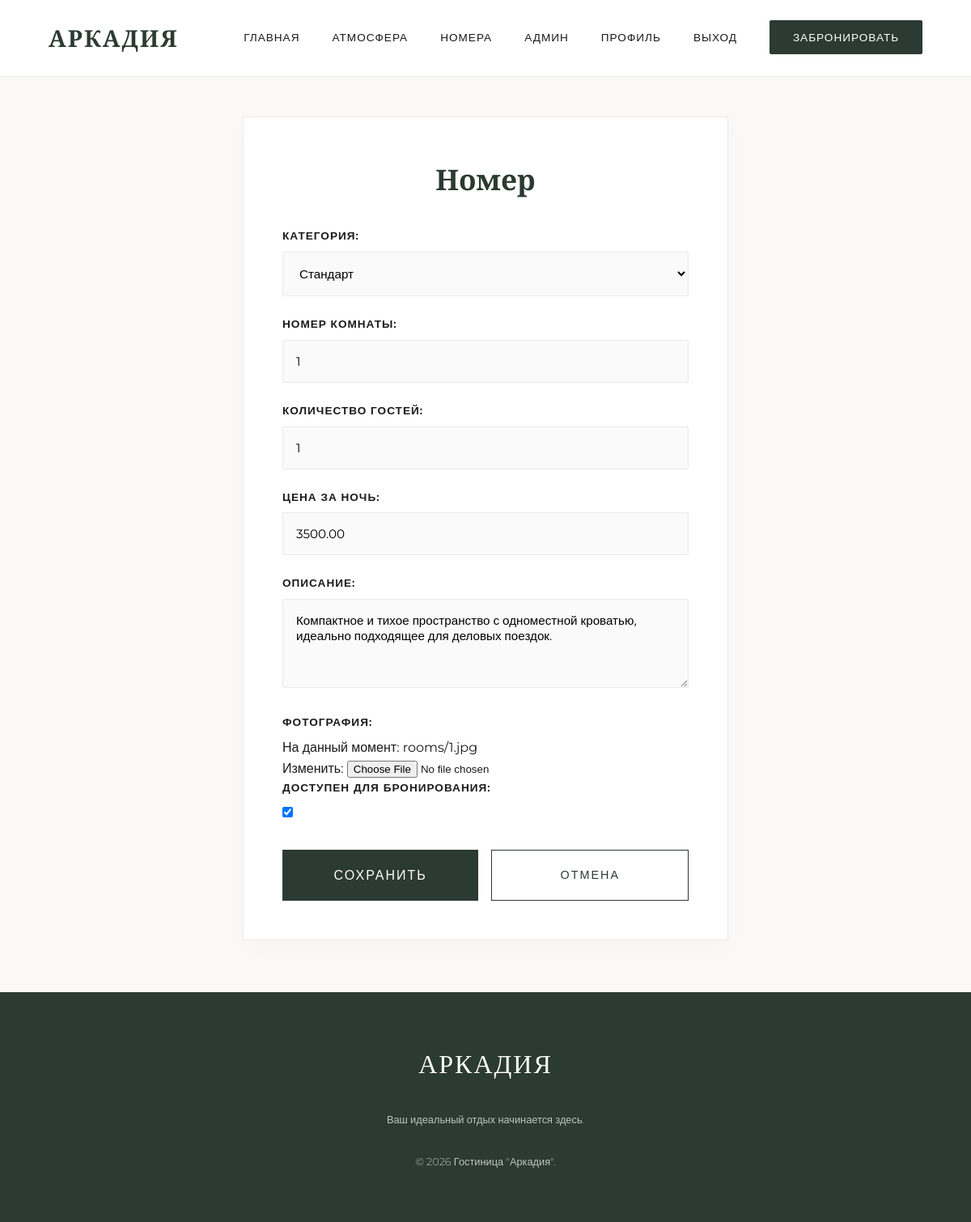
Page /dashboard/room/4/edit/ (signed in) on the committed database.
### core/models.py (models this page shows, shortened)
class Room(models.Model):
    category = models.ForeignKey(Category, on_delete=models.CASCADE, related_name='rooms', verbose_name="Категория")
    number = models.CharField(max_length=10, unique=True, verbose_name="Номер комнаты")
    capacity = models.PositiveIntegerField(verbose_name="Количество гостей")
    price_per_night = models.DecimalField(max_digits=10, decimal_places=2, verbose_name="Цена за ночь")
    description = models.TextField(verbose_name="Описание")
    image = models.ImageField(upload_to='rooms/', verbose_name="Фотография")
    is_active = models.BooleanField(default=True, verbose_name="Доступен для бронирования")
    class Meta:
        verbose_name = "Номер"
        verbose_name_plural = "Номера"

### core/views.py (the view)
# urls.py: path('dashboard/room/<int:pk>/edit/', views.edit_room, name='room_edit'),
@staff_member_required
def edit_room(request, pk=None):
    room = get_object_or_404(Room, pk=pk) if pk else None
    if request.method == 'POST':
        form = RoomForm(request.POST, request.FILES, instance=room)
        if form.is_valid():
            form.save()
            messages.success(request, "Номер сохранен!")
            return redirect('custom_admin')
    else:
        form = RoomForm(instance=room)
    return render(request, 'core/admin_form.html', {'form': form, 'title': 'Номер'})

### core/forms.py
class RoomForm(forms.ModelForm):
    class Meta:
        model = Room
        fields = ['category', 'number', 'capacity', 'price_per_night', 'description', 'image', 'is_active']
        widgets = {
            'category': forms.Select(attrs={'class': 'custom-select'}),
            'number': forms.TextInput(attrs={'class': 'custom-input'}),
            'capacity': forms.NumberInput(attrs={'class': 'custom-input'}),
            'price_per_night': forms.NumberInput(attrs={'class': 'custom-input'}),
            'description': forms.Textarea(attrs={'class': 'custom-input', 'rows': 4}),
            'is_active': forms.CheckboxInput(attrs={'class': 'custom-checkbox'}),
        }

### core/models.py (called while the page is built)
    def __str__(self):
        return self.name

### core/templates/core/admin_form.html (shortened to what this page needs)
{% extends 'core/base.html' %}
{% block content %}
<div class="auth-wrapper">
    <div class="form-card" style="max-width: 600px;">
        <h2>{{ title }}</h2>
        <form method="post" enctype="multipart/form-data">
            {{ form.as_p }}
            <div style="display: flex; gap: 1rem; margin-top: 2rem;">
                <button type="submit" class="btn-full">Сохранить</button>
                <a href="{% url 'custom_admin' %}" class="btn-outline-dark" style="width: 100%; text-align: center; padding: 1.2rem;">Отмена</a>
            </div>
        </form>
    </div>
</div>
{% endblock %}

### core/static/core/css/style.css (style rules this page uses)
:root { --primary: #2b3a32; --primary-light: #42594d; --accent: #d4af37; --dark: #1a1a1a; --light: #ffffff; --bg-color: #faf9f7; --gray: #7a7a7a; --border: #eaeaea; }
* { margin: 0; padding: 0; box-sizing: border-box; }
body { background-color: var(--bg-color); color: var(--dark); font-family: 'Montserrat', sans-serif; line-height: 1.6; -webkit-font-smoothing: antialiased; }
h1, h2, h3, h4, h5, .serif { font-family: 'Cormorant Garamond', serif; font-weight: 600; }
a { text-decoration: none; color: inherit; transition: color 0.3s ease; }
.btn-outline-dark { border: 1px solid var(--primary); color: var(--primary); padding: 1rem 2.5rem; font-size: 0.9rem; text-transform: uppercase; letter-spacing: 2px; display: inline-block; width: fit-content; transition: 0.4s; }
.auth-wrapper { display: flex; justify-content: center; align-items: center; min-height: 60vh; }
.form-card { background: var(--light); padding: 3rem; width: 100%; max-width: 450px; border: 1px solid var(--border); box-shadow: 0 10px 30px rgba(0, 0, 0, 0.02); }
.form-card h2 { font-size: 2.2rem; text-align: center; margin-bottom: 2rem; color: var(--primary); }
.custom-input, .custom-select { width: 100%; padding: 1rem; margin-bottom: 1.5rem; border: 1px solid var(--border); border-radius: 2px; background: #fafafa; font-family: 'Montserrat', sans-serif; font-size: 0.95rem; transition: all 0.3s ease; }
label { display: block; font-size: 0.85rem; font-weight: 600; text-transform: uppercase; letter-spacing: 1px; color: var(--dark); margin-bottom: 0.5rem; }
.btn-full { width: 100%; padding: 1.2rem; background: var(--primary); color: var(--light); font-size: 1rem; text-transform: uppercase; letter-spacing: 2px; border: none; cursor: pointer; transition: 0.3s; }

### rows in the picture
Room: category "Стандарт", number "1", capacity "1", price_per_night "3500.00", description "Компактное и тихое пространство с одноместной кроватью, идеально подходящее для деловых поездок.", is_active "☑"

### other values in the picture
{{ title }} "Номер"
